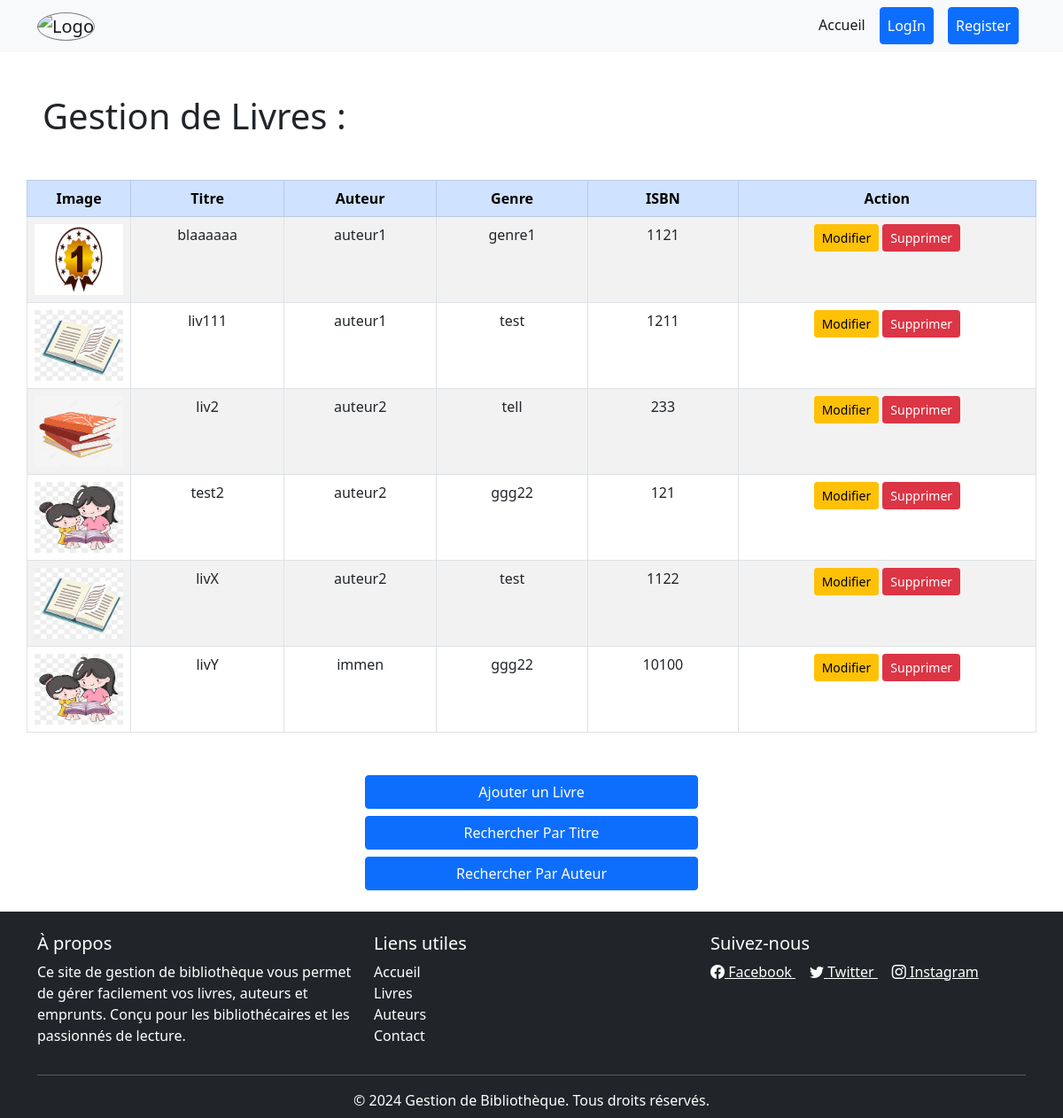
Page /gestionlivre.php on the committed database.
### tables this page shows
CREATE TABLE `Livre` (
  `id` int NOT NULL,
  `titre` varchar(255) NOT NULL,
  `auteur_id` int NOT NULL,
  `genre_id` int NOT NULL,
  `ISBN` varchar(13) NOT NULL,
  `disponible` tinyint(1) NOT NULL,
  `image` varchar(255) DEFAULT NULL
);

CREATE TABLE `Auteur` (
  `id` int NOT NULL,
  `nom` varchar(255) NOT NULL,
  `biographie` text,
  `date_de_naissance` date DEFAULT NULL
);

CREATE TABLE `Genre` (
  `id` int NOT NULL,
  `nom` varchar(255) NOT NULL,
  `description` text
);

### gestionlivre.php (the view, shortened to what this page needs)
<?php require 'header.php'; ?>
<main>
    <h1 class="mt-5 mx-5">Gestion de Livres :</h1>
    <table class="container table table-bordered table-striped text-center mt-5 mb-5">
        <thead class="table-primary">
            <tr>
            <th>Image</th>
                <th class="col-2">Titre</th>
                <th class="col-2">Auteur</th>
                <th class="col-2">Genre</th>
                <th class="col-2">ISBN</th>
                <th class="col-4">Action</th>
            </tr>
        </thead>
        <tbody>
<?php
require 'DbConnection.php';
if ($pdo) {
    if (isset($_GET['query']) && !empty($_GET['query'])) {
        $query = "%" . $_GET['query'] . "%";
        $req = "SELECT Livre.id,Livre.image , Livre.titre, Livre.auteur_id, Livre.ISBN, Auteur.nom AS auteur_nom, Genre.nom AS nomg
                FROM Livre
                JOIN Auteur ON Livre.auteur_id = Auteur.id
                JOIN Genre ON Livre.genre_id = Genre.id
                WHERE Livre.titre LIKE :query";
        $stmt = $pdo->prepare($req);
        $stmt->execute(['query' => $query]);
    } else {
        $req = "SELECT Livre.*, Auteur.nom AS auteur_nom, Genre.nom AS nomg FROM Livre
                             JOIN Auteur ON Livre.auteur_id = Auteur.id
                             JOIN Genre ON Livre.genre_id = Genre.id";
        $stmt = $pdo->query($req);
    }
    if ($stmt->rowCount() > 0) {
        while ($ligne = $stmt->fetch(PDO::FETCH_ASSOC)) {
            ?>
            <tr>
            <td>
                    <?php if ($ligne['image']): ?>
                        <img src="<?= htmlspecialchars($ligne['image']) ?>" alt="Image du livre" style="width: 100px; height: 80px;">
                    <?php else: ?>
                        Pas d'image
                    <?php endif; ?>
                </td>
                <td><?php echo ($ligne['titre']); ?></td>
                <td><?php echo ($ligne['auteur_nom']); ?></td>
                <td><?php echo ($ligne['nomg']); ?></td>
                <td><?php echo htmlspecialchars($ligne['ISBN']); ?></td>
                <td>
                <a class="btn btn-warning btn-sm" href="formmodifierlivre.php?id=<?php echo $ligne['id']; ?>">Modifier</a>
                    <a href="supplivre.php?id=<?php echo $ligne['id']; ?>" class="btn btn-danger btn-sm">Supprimer</a>
                </td>
            </tr>
            <?php
        }
    } else {
        echo "<p class='text-center text-danger'>Aucun livre trouvé pour votre recherche.</p>";
    }
}
?>
        </tbody>
    </table>
    <div class="container mt-5 col-4">
        <div class="d-flex flex-column gap-2">
            <button type="button" class="btn btn-primary" data-bs-toggle="modal" data-bs-target="#addBookModal">Ajouter un Livre</button>
            <button type="button" class="btn btn-primary" data-bs-toggle="modal" data-bs-target="#recherchepartitre">Rechercher Par Titre</button>
            <button type="button" class="btn btn-primary" data-bs-toggle="modal" data-bs-target="#rechercheparauteur">Rechercher Par Auteur</button>
        </div>
    </div>
</main>
<?php require 'footer.php'; ?>

### header.php (style rules this page uses)
body { display: flex; flex-direction: column; min-height: 100vh; margin: 0; }
main { flex: 1; }

### rows in the picture
livre: image (picture), titre "blaaaaaa", auteur.nom "auteur1", genre.nom "genre1", ISBN "1121"
livre: image (picture), titre "liv111", auteur.nom "auteur1", genre.nom "test", ISBN "1211"
livre: image (picture), titre "liv2", auteur.nom "auteur2", genre.nom "tell", ISBN "233"
livre: image (picture), titre "test2", auteur.nom "auteur2", genre.nom "ggg22", ISBN "121"
livre: image (picture), titre "livX", auteur.nom "auteur2", genre.nom "test", ISBN "1122"
livre: image (picture), titre "livY", auteur.nom "immen", genre.nom "ggg22", ISBN "10100"
